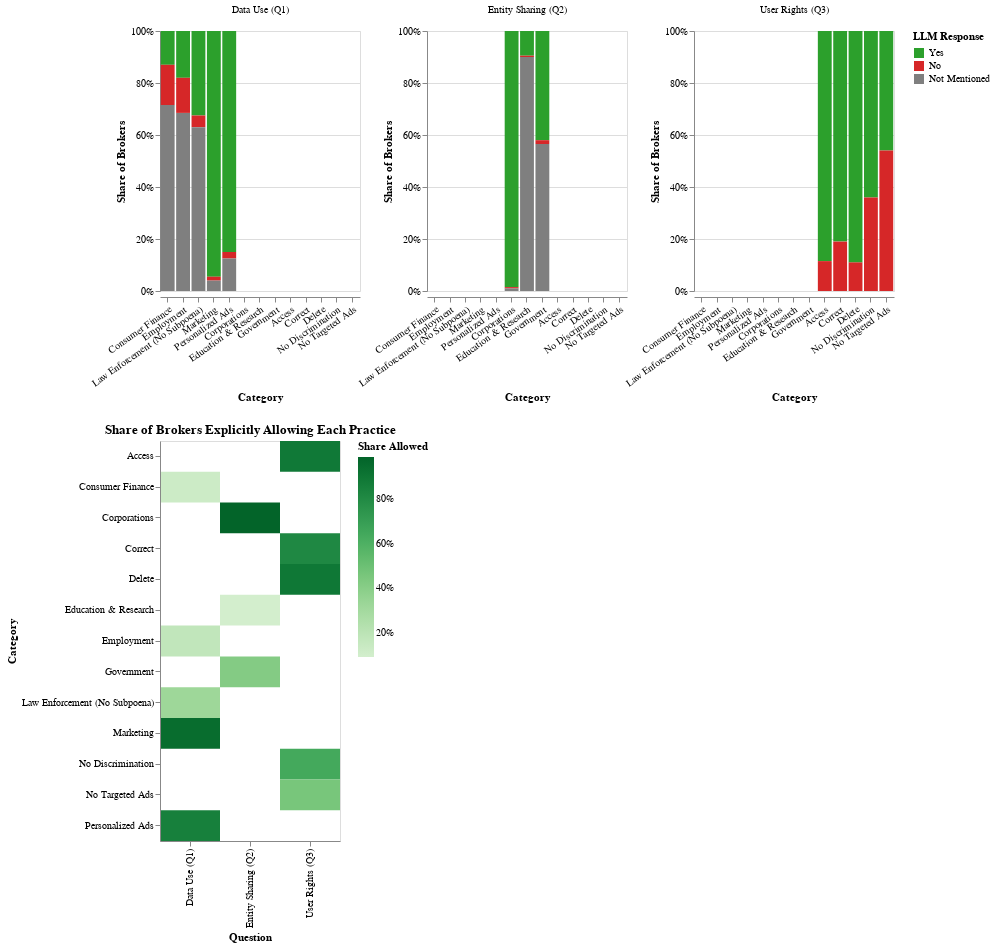

Write notebook code for a chart like this one.
### Code cell
normalized_chart = (
    alt.Chart(altair_summary)
    .mark_bar()
    .encode(
        x=alt.X("category_label:N", title="Category", sort=None, axis=alt.Axis(labelAngle=-35)),
        y=alt.Y("share:Q", title="Share of Brokers", axis=alt.Axis(format="%")),
        color=alt.Color(
            "response_label:N",
            title="LLM Response",
            scale=alt.Scale(domain=response_order, range=response_colors)
        ),
        column=alt.Column("question:N", title="")
    )
    .properties(width=200, height=260)
    .resolve_scale(y="independent")
)

allowed_heatmap = (
    alt.Chart(altair_summary[altair_summary["response_label"] == "Yes"])
    .mark_rect()
    .encode(
        x=alt.X("question:N", title="Question"),
        y=alt.Y("category_label:N", title="Category"),
        color=alt.Color("share:Q", title="Share Allowed", scale=alt.Scale(scheme="greens"), legend=alt.Legend(format="%")),
        tooltip=[
            alt.Tooltip("question:N", title="Question"),
            alt.Tooltip("category_label:N", title="Category"),
            alt.Tooltip("count:Q", title="Brokers Allowing"),
            alt.Tooltip("share:Q", title="Share", format=".1%")
        ]
    )
    .properties(width=180, height=400, title="Share of Brokers Explicitly Allowing Each Practice")
)

normalized_chart.interactive() & allowed_heatmap

### Figure 1 — Vega-Lite specification as saved in the notebook (floating-point values rounded to 4 significant figures)
{"config": {"view": {"continuousWidth": 300, "continuousHeight": 300}}, "vconcat": [{"data": {"name": "data-bd741341fb76c7a124078911c0f275d9"}, "mark": {"type": "bar"}, "encoding": {"color": {"field": "response_label", "scale": {"domain": ["Yes", "No", "Not Mentioned"], "range": ["#2ca02c", "#d62728", "#7f7f7f"]}, "title": "LLM Response", "type": "nominal"}, "column": {"field": "question", "title": "", "type": "nominal"}, "x": {"axis": {"labelAngle": -35}, "field": "category_label", "sort": null, "title": "Category", "type": "nominal"}, "y": {"axis": {"format": "%"}, "field": "share", "title": "Share of Brokers", "type": "quantitative"}}, "height": 260, "name": "view_1", "resolve": {"scale": {"y": "independent"}}, "width": 200}, {"data": {"name": "data-f8e53c8cc5c10efc9b98d112f1815dea"}, "mark": {"type": "rect"}, "encoding": {"color": {"field": "share", "legend": {"format": "%"}, "scale": {"scheme": "greens"}, "title": "Share Allowed", "type": "quantitative"}, "tooltip": [{"field": "question", "title": "Question", "type": "nominal"}, {"field": "category_label", "title": "Category", "type": "nominal"}, {"field": "count", "title": "Brokers Allowing", "type": "quantitative"}, {"field": "share", "format": ".1%", "title": "Share", "type": "quantitative"}], "x": {"field": "question", "title": "Question", "type": "nominal"}, "y": {"field": "category_label", "title": "Category", "type": "nominal"}}, "height": 400, "title": "Share of Brokers Explicitly Allowing Each Practice", "width": 180}], "params": [{"name": "param_2", "select": {"type": "interval", "encodings": ["x", "y"]}, "bind": "scales", "views": ["view_1"]}], "$schema": "https://vega.github.io/schema/vega-lite/v5.20.1.json", "datasets": {"data-bd741341fb76c7a124078911c0f275d9": [{"question": "Data Use (Q1)", "category": "consumer_finance", "category_label": "Consumer Finance", "response": 1, "response_label": "Yes", "count": 26, "share": 0.13}, {"question": "Data Use (Q1)", "category": "consumer_finance", "category_label": "Consumer Finance", "response": 0, "response_label": "No", "count": 31, "share": 0.155}, {"question": "Data Use (Q1)", "category": "consumer_finance", "category_label": "Consumer Finance", "response": 2, "response_label": "Not Mentioned", "count": 143, "share": 0.715}, {"question": "Data Use (Q1)", "category": "employment", "category_label": "Employment", "response": 1, "response_label": "Yes", "count": 36, "share": 0.18}, {"question": "Data Use (Q1)", "category": "employment", "category_label": "Employment", "response": 0, "response_label": "No", "count": 27, "share": 0.135}, {"question": "Data Use (Q1)", "category": "employment", "category_label": "Employment", "response": 2, "response_label": "Not Mentioned", "count": 137, "share": 0.685}, {"question": "Data Use (Q1)", "category": "law_no_subpoena", "category_label": "Law Enforcement (No Subpoena)", "response": 1, "response_label": "Yes", "count": 65, "share": 0.325}, {"question": "Data Use (Q1)", "category": "law_no_subpoena", "category_label": "Law Enforcement (No Subpoena)", "response": 0, "response_label": "No", "count": 9, "share": 0.045}, {"question": "Data Use (Q1)", "category": "law_no_subpoena", "category_label": "Law Enforcement (No Subpoena)", "response": 2, "response_label": "Not Mentioned", "count": 126, "share": 0.63}, {"question": "Data Use (Q1)", "category": "marketing", "category_label": "Marketing", "response": 1, "response_label": "Yes", "count": 189, "share": 0.945}, {"question": "Data Use (Q1)", "category": "marketing", "category_label": "Marketing", "response": 0, "response_label": "No", "count": 3, "share": 0.015}, {"question": "Data Use (Q1)", "category": "marketing", "category_label": "Marketing", "response": 2, "response_label": "Not Mentioned", "count": 8, "share": 0.04}, {"question": "Data Use (Q1)", "category": "personalized_ads", "category_label": "Personalized Ads", "response": 1, "response_label": "Yes", "count": 170, "share": 0.85}, {"question": "Data Use (Q1)", "category": "personalized_ads", "category_label": "Personalized Ads", "response": 0, "response_label": "No", "count": 5, "share": 0.025}, {"question": "Data Use (Q1)", "category": "personalized_ads", "category_label": "Personalized Ads", "response": 2, "response_label": "Not Mentioned", "count": 25, "share": 0.125}, {"question": "Entity Sharing (Q2)", "category": "corporations", "category_label": "Corporations", "response": 1, "response_label": "Yes", "count": 197, "share": 0.985}, {"question": "Entity Sharing (Q2)", "category": "corporations", "category_label": "Corporations", "response": 0, "response_label": "No", "count": 1, "share": 0.005}, {"question": "Entity Sharing (Q2)", "category": "corporations", "category_label": "Corporations", "response": 2, "response_label": "Not Mentioned", "count": 2, "share": 0.01}, {"question": "Entity Sharing (Q2)", "category": "education_research", "category_label": "Education & Research", "response": 1, "response_label": "Yes", "count": 19, "share": 0.095}, {"question": "Entity Sharing (Q2)", "category": "education_research", "category_label": "Education & Research", "response": 0, "response_label": "No", "count": 1, "share": 0.005}, {"question": "Entity Sharing (Q2)", "category": "education_research", "category_label": "Education & Research", "response": 2, "response_label": "Not Mentioned", "count": 180, "share": 0.9}, {"question": "Entity Sharing (Q2)", "category": "gov", "category_label": "Government", "response": 1, "response_label": "Yes", "count": 84, "share": 0.42}, {"question": "Entity Sharing (Q2)", "category": "gov", "category_label": "Government", "response": 0, "response_label": "No", "count": 3, "share": 0.015}, {"question": "Entity Sharing (Q2)", "category": "gov", "category_label": "Government", "response": 2, "response_label": "Not Mentioned", "count": 113, "share": 0.565}, {"question": "User Rights (Q3)", "category": "access", "category_label": "Access", "response": 1, "response_label": "Yes", "count": 177, "share": 0.885}, {"question": "User Rights (Q3)", "category": "access", "category_label": "Access", "response": 0, "response_label": "No", "count": 23, "share": 0.115}, {"question": "User Rights (Q3)", "category": "correct", "category_label": "Correct", "response": 1, "response_label": "Yes", "count": 162, "share": 0.81}, {"question": "User Rights (Q3)", "category": "correct", "category_label": "Correct", "response": 0, "response_label": "No", "count": 38, "share": 0.19}, {"question": "User Rights (Q3)", "category": "delete", "category_label": "Delete", "response": 1, "response_label": "Yes", "count": 178, "share": 0.89}, {"question": "User Rights (Q3)", "category": "delete", "category_label": "Delete", "response": 0, "response_label": "No", "count": 22, "share": 0.11}, {"question": "User Rights (Q3)", "category": "no_discrimination", "category_label": "No Discrimination", "response": 1, "response_label": "Yes", "count": 128, "share": 0.64}, {"question": "User Rights (Q3)", "category": "no_discrimination", "category_label": "No Discrimination", "response": 0, "response_label": "No", "count": 72, "share": 0.36}, {"question": "User Rights (Q3)", "category": "no_targeted_ads", "category_label": "No Targeted Ads", "response": 1, "response_label": "Yes", "count": 92, "share": 0.46}, {"question": "User Rights (Q3)", "category": "no_targeted_ads", "category_label": "No Targeted Ads", "response": 0, "response_label": "No", "count": 108, "share": 0.54}], "data-f8e53c8cc5c10efc9b98d112f1815dea": [{"question": "Data Use (Q1)", "category": "consumer_finance", "category_label": "Consumer Finance", "response": 1, "response_label": "Yes", "count": 26, "share": 0.13}, {"question": "Data Use (Q1)", "category": "employment", "category_label": "Employment", "response": 1, "response_label": "Yes", "count": 36, "share": 0.18}, {"question": "Data Use (Q1)", "category": "law_no_subpoena", "category_label": "Law Enforcement (No Subpoena)", "response": 1, "response_label": "Yes", "count": 65, "share": 0.325}, {"question": "Data Use (Q1)", "category": "marketing", "category_label": "Marketing", "response": 1, "response_label": "Yes", "count": 189, "share": 0.945}, {"question": "Data Use (Q1)", "category": "personalized_ads", "category_label": "Personalized Ads", "response": 1, "response_label": "Yes", "count": 170, "share": 0.85}, {"question": "Entity Sharing (Q2)", "category": "corporations", "category_label": "Corporations", "response": 1, "response_label": "Yes", "count": 197, "share": 0.985}, {"question": "Entity Sharing (Q2)", "category": "education_research", "category_label": "Education & Research", "response": 1, "response_label": "Yes", "count": 19, "share": 0.095}, {"question": "Entity Sharing (Q2)", "category": "gov", "category_label": "Government", "response": 1, "response_label": "Yes", "count": 84, "share": 0.42}, {"question": "User Rights (Q3)", "category": "access", "category_label": "Access", "response": 1, "response_label": "Yes", "count": 177, "share": 0.885}, {"question": "User Rights (Q3)", "category": "correct", "category_label": "Correct", "response": 1, "response_label": "Yes", "count": 162, "share": 0.81}, {"question": "User Rights (Q3)", "category": "delete", "category_label": "Delete", "response": 1, "response_label": "Yes", "count": 178, "share": 0.89}, {"question": "User Rights (Q3)", "category": "no_discrimination", "category_label": "No Discrimination", "response": 1, "response_label": "Yes", "count": 128, "share": 0.64}, {"question": "User Rights (Q3)", "category": "no_targeted_ads", "category_label": "No Targeted Ads", "response": 1, "response_label": "Yes", "count": 92, "share": 0.46}]}}
